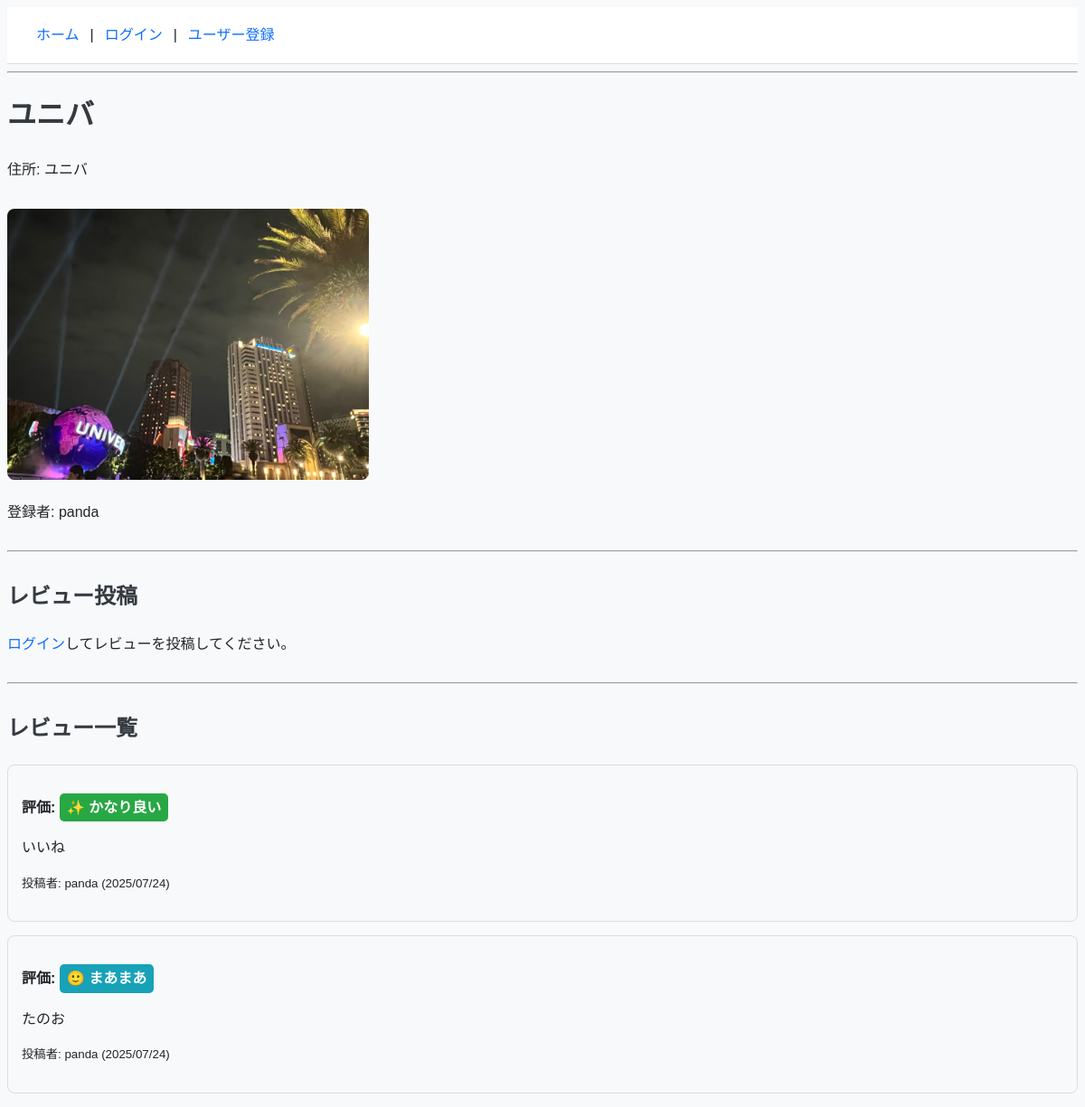
The page /store/15/ on the database its author committed.
### reviews/models.py (models this page shows, shortened)
class Store(models.Model):
    name = models.CharField("店名", max_length=100)
    address = models.CharField("住所", max_length=200)
    image = models.ImageField("お店の画像", upload_to='store_images/', blank=True, null=True)
    created_by = models.ForeignKey(User, verbose_name="登録者", on_delete=models.CASCADE)
    created_at = models.DateTimeField("登録日", auto_now_add=True)

class Review(models.Model):
    RATING_CHOICES = [
        (5, '😍 文句なしの大満足！'),
        (4, '✨ かなり良い'),
        (3, '🙂 まあまあ'),
        (2, '🤔 うーん…'),
        (1, '😩 がっかり…'),
    ]
    store = models.ForeignKey(Store, verbose_name="店", on_delete=models.CASCADE, related_name='reviews')
    user = models.ForeignKey(User, verbose_name="投稿者", on_delete=models.CASCADE)
    rating = models.IntegerField("評価", choices=RATING_CHOICES, default=3)
    comment = models.TextField("コメント", blank=True, null=True)
    created_at = models.DateTimeField("投稿日", auto_now_add=True)

### reviews/views.py (the view)
# urls.py: path('store/<int:store_id>/', views.store_detail, name='store_detail'),
def store_detail(request, store_id):
    store = get_object_or_404(Store, id=store_id)
    if request.method == 'POST':
        if not request.user.is_authenticated:
            return redirect('login')
        form = ReviewForm(request.POST)
        if form.is_valid():
            review = form.save(commit=False)
            review.store = store
            review.user = request.user
            review.save()
            return redirect('store_detail', store_id=store.id)
    else:
        form = ReviewForm()
    return render(request, 'reviews/store_detail.html', {'store': store, 'form': form})

### reviews/templates/reviews/store_detail.html (shortened to what this page needs)
{% extends 'reviews/base.html' %}
{% block content %}
    <h1>{{ store.name }}</h1>
    <p>住所: {{ store.address }}</p>
    {% if store.image %}
        <img src="{{ store.image.url }}" alt="{{ store.name }}の画像" style="max-width: 400px; height: auto; margin-top: 15px; border-radius: 8px;">
    {% endif %}
    <p style="margin-top: 15px;">登録者: {{ store.created_by.username }}</p>
    <hr style="margin: 30px 0;">
    <h2>レビュー投稿</h2>
    {% if user.is_authenticated %}
        <form method="post">
            {% csrf_token %}
            <p>評価:</p>
            <div class="rating-form">
                {% for radio in form.rating %}
                <label style="margin-right: 15px;">{{ radio.tag }} {{ radio.choice_label }}</label>
                {% endfor %}
            </div>
            <p style="margin-top: 15px;">
                {{ form.comment.label_tag }}<br>
                {{ form.comment }}
            </p>
            <button type="submit">投稿する</button>
        </form>
    {% else %}
        <p><a href="{% url 'login' %}">ログイン</a>してレビューを投稿してください。</p>
    {% endif %}
    <hr style="margin: 30px 0;">
    <h2>レビュー一覧</h2>
    {% for review in store.reviews.all %}
        <div class="review-card" style="border: 1px solid #ddd; padding: 15px; margin-bottom: 15px; border-radius: 8px;">
            <p><strong>評価: <span class="rating-label rating-{{ review.rating }}">{{ review.get_rating_display }}</span></strong></p>
            <p>{{ review.comment }}</p>
            <p style="display: flex; justify-content: space-between; align-items: center;">
                <small>投稿者: {{ review.user.username }} ({{ review.created_at|date:"Y/m/d" }})</small>
            </p>
        </div>
    {% empty %}
        <p>レビューはまだありません。</p>
    {% endfor %}
{% endblock %}

### reviews/static/css/style.css (style rules this page uses)
body { background-color: #f8f9fa; color: #212529; font-family: sans-serif; line-height: 1.6; }
h1, h2 { color: #343a40; }
a { color: #0d6efd; text-decoration: none; }
.rating-label { font-weight: bold; padding: 3px 8px; border-radius: 5px; color: white; display: inline-block; }
.rating-4 { background-color: #28a745; }
.rating-3 { background-color: #17a2b8; }

### rows shown on the page
Store: name "ユニバ", address "ユニバ", image (picture), created_by.username "panda"
Review: rating "✨ かなり良い", comment "いいね", user.username "panda", created_at "2025/07/24"
Review: rating "🙂 まあまあ", comment "たのお", user.username "panda", created_at "2025/07/24"
